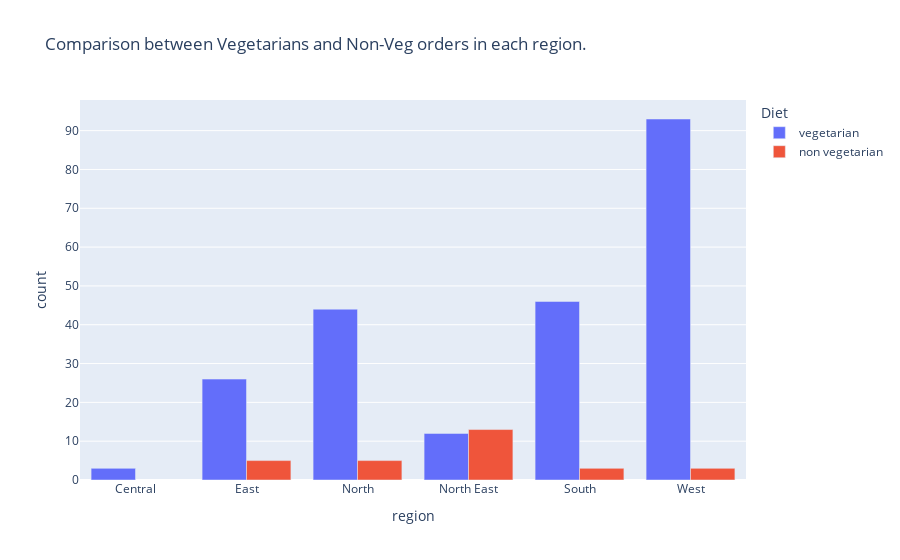

This figure's notebook cell:
### Markdown cell above
## f) Comparison between Vegetarians and Non-Veg orders in each region. Hint: You can use stacked/grouped bar chart for comparison.

### Code cell
diet_chart=df.groupby(["region","Diet"]).size().reset_index(name="count")
px.bar(diet_chart,x="region",y="count",barmode="group",color="Diet",title="Comparison between Vegetarians and Non-Veg orders in each region.")

### Figure 1 — Plotly figure (JSON) as saved in the notebook; plotly's stock layout.template omitted (floating-point values rounded to 4 significant figures)
{"data": [{"alignmentgroup": "True", "hovertemplate": "Diet=vegetarian<br>region=%{x}<br>count=%{y}<extra></extra>", "legendgroup": "vegetarian", "marker": {"color": "#636efa", "pattern": {"shape": ""}}, "name": "vegetarian", "offsetgroup": "vegetarian", "orientation": "v", "showlegend": true, "textposition": "auto", "type": "bar", "x": ["Central", "East", "North", "North East", "South", "West"], "xaxis": "x", "y": [3, 26, 44, 12, 46, 93], "yaxis": "y"}, {"alignmentgroup": "True", "hovertemplate": "Diet=non vegetarian<br>region=%{x}<br>count=%{y}<extra></extra>", "legendgroup": "non vegetarian", "marker": {"color": "#EF553B", "pattern": {"shape": ""}}, "name": "non vegetarian", "offsetgroup": "non vegetarian", "orientation": "v", "showlegend": true, "textposition": "auto", "type": "bar", "x": ["East", "North", "North East", "South", "West"], "xaxis": "x", "y": [5, 5, 13, 3, 3], "yaxis": "y"}], "layout": {"autosize": true, "barmode": "group", "legend": {"title": {"text": "Diet"}, "tracegroupgap": 0}, "title": {"text": "Comparison between Vegetarians and Non-Veg orders in each region."}, "xaxis": {"anchor": "y", "autorange": true, "domain": [0, 1], "range": [-0.5, 5.5], "title": {"text": "region"}, "type": "category"}, "yaxis": {"anchor": "x", "autorange": true, "domain": [0, 1], "range": [0, 97.89], "title": {"text": "count"}, "type": "linear"}}}
